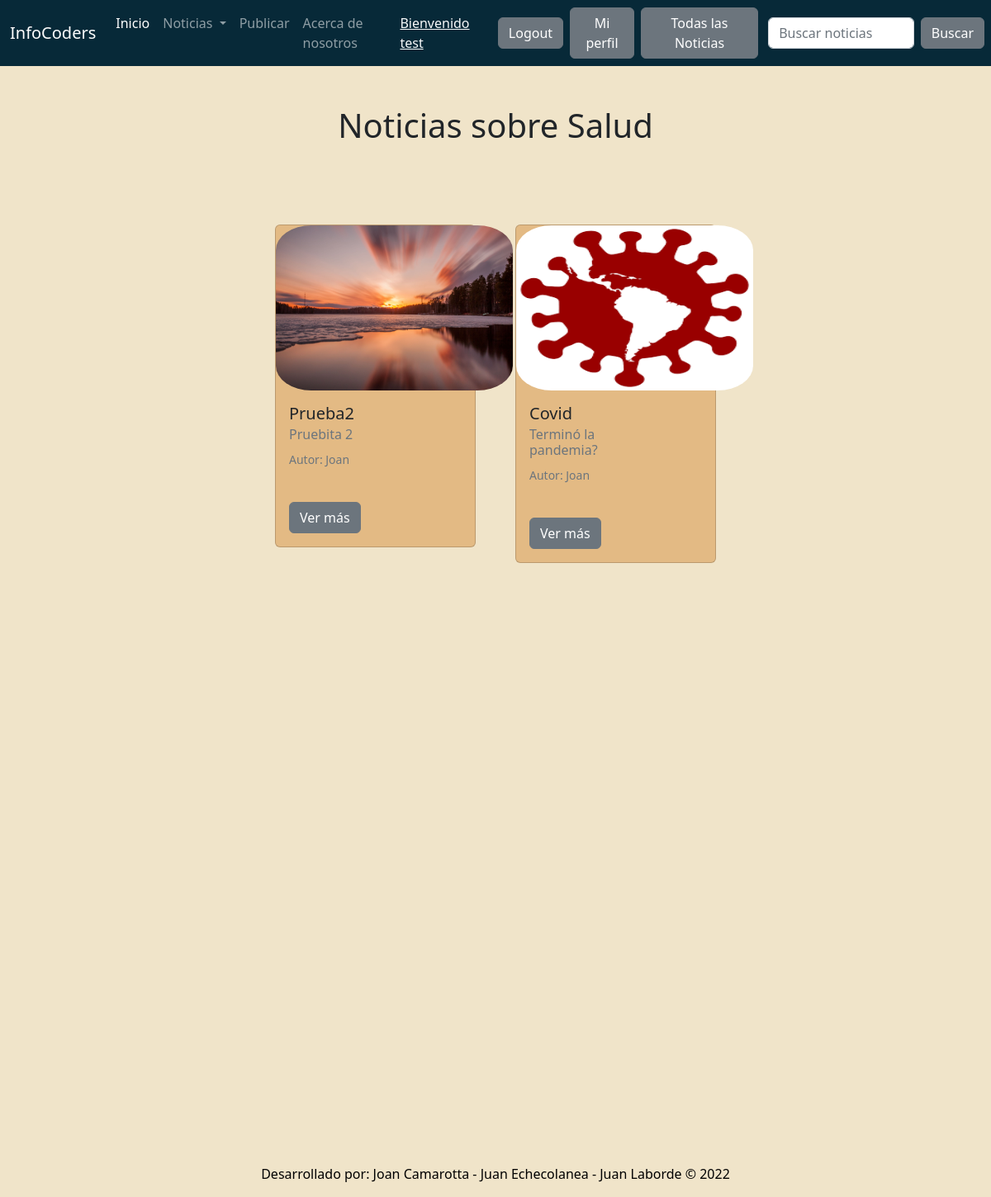
The page /noticias/salud/ (signed in) on the database its author committed.
### blog/models.py (models this page shows, shortened)
class Note(models.Model):
    title = models.CharField(max_length=100, blank=True, null=True)
    subtitle = models.CharField(max_length=100)
    author = models.CharField(max_length=50)
    publish_date = models.DateField(default=now)
    text = models.TextField(blank=True)
    category = models.ForeignKey('Categoria', on_delete=models.CASCADE, related_name='blog')
    image = models.ImageField(upload_to='note_image', blank = True, null = True)
    is_active = models.BooleanField(default=True, blank = True)
    class Meta:
        verbose_name = 'Nota'
        verbose_name_plural = 'Notas'

### blog/views.py (the view)
# urls.py: path('salud/', health_post, name = 'health_post'),
def health_post(request):
    health = Note.objects.filter(category_id = 2)
    context = {'health' : health}
    return render(request, 'health_post.html', context = context)

### templates/health_post.html (shortened to what this page needs)
{% extends 'base.html' %}
{% block content %}
<h1
class="fw-bopld text-center py-5">
Noticias sobre Salud
</h1>
<div class="container px-8 px-lg-7 mt-5">
    <div class="row gx-4 gx-lg-5 row-cols-2 row-cols-md-3 row-cols-xl-4 justify-content-center">
      {% for note in health %}
        <div class="col mb-5">
            <div class="card h-120" style="background-color:#e3ba84">
              {% if note.image %}
              <img class="card-img-top" src="{{note.image.url}}"style= "border-radius: 15%; border: 5px; width: 287px; height: 200px; position: relative;"/>
              {% endif %}
              <div class="col-md-8">
                <div class="card-body">
                  <h5 class="card-title">{{note.title}}</h5>
                  <h6 class="card-subtitle mb-2 text-muted">{{note.subtitle}}</h6>
                  <p class="card-text"><small class="text-muted">Autor: {{note.author}}</small></p>
                  <br>
                  <a href="/noticias/leer-noticia/{{note.id}}/" class="btn btn-secondary">Ver más</a>
      </div>
    </div>
  </div>
</div>
{% endfor %}
{% endblock %}

### templates/base.html (shortened to what this page needs)
<!doctype html>
<html lang="en">
  <head>
    <link href="https://cdn.jsdelivr.net/npm/bootstrap@5.2.0-beta1/dist/css/bootstrap.min.css" rel="stylesheet">
  </head>
  <body>
    {% load static %}
    <nav class="navbar navbar-expand-lg navbar-dark" style="background-color: #072938;">
        <div class="container-fluid">
          <a class="navbar-brand">InfoCoders</a>
          <div class="collapse navbar-collapse" id="navbarSupportedContent">
            <ul class="navbar-nav me-auto mb-2 mb-lg-0">
              <li class="nav-item">
                <a class="nav-link active" aria-current="page" href="/index/">Inicio</a>
              <li class="nav-item dropdown">
                <a class="nav-link dropdown-toggle" href="#" id="navbarDropdown" role="button" data-bs-toggle="dropdown" aria-expanded="false">
                  Noticias
                </a>
                {% if request.user.is_authenticated %}
                <li class="nav-item">
                  <a class="nav-link" href="/noticias/crear-nota/">Publicar</a>
                </li>
                {% endif %}
                  <li class="nav-item">
                    <a class="nav-link" href="/sobre-nosotros/">Acerca de nosotros</a>
                  </li>
                </div>
                  <ul class="navbar-nav me-auto mb-2 mb-lg-0">
                  <div class="collapse navbar-collapse" id="navbarSupportedContent">
                        {% if request.user.is_authenticated %}
                        <li class="nav-item">
                          <a class="text-light" style="margin-right: 1rem;">
                          <h7>Bienvenido {{request.user.username}} </h7></a>
                        </li>
                        <li class="nav-item">
                            <a class="btn btn-secondary me-2" href="/cuenta/cerrar-sesion/">Logout</a>
                        </li>
                        <li class="nav-item">
                          <a class="btn btn-secondary me-2" href="/cuenta/perfil/">Mi perfil</a>
                      </li>
                        <li class="nav-item">
                          <a class="btn btn-secondary" href="/noticias/todas-las-noticias/">Todas las Noticias</a>
                      </li>
                        {% endif %}
                      </ul>
          </div>
    <form class="d-flex" role="search" action="/noticias/buscar/" metod= "GET">
    <input class="form-control me-2" type = "text" placeholder = "Buscar noticias" name = 'search' aria-label = "Search">
    <button class="btn btn-secondary me-2" type="submit">Buscar</button>
  </form>
      </nav>
      {% block content %}
      {% endblock %}
    </div>
  </body>
  <footer>
    <br>
    <br>
    <br>
    <br>
    <br>
    <br>
    <br>
    <br>
    <br>
    <br>
    <br>
    <br>
    <br>
    <br>
    <br>
    <br>
    <br>
    <br>
    <br>
    <br>
    <br>
    <br>
    <br>
    <br>
    <br>
    <br>
    <br>
    <br>
    <div class="sticky-xxl-bottom m-2 text-center text-black">
      <p>Desarrollado por: Joan Camarotta - Juan Echecolanea - Juan Laborde &copy 2022</p>
      </div>
  </footer>
</html>

### templates/base.html (style rules this page uses)
body { background-color: #f0e4c9; margin: 0; }

### rows shown on the page
Note: image (picture), title "Prueba2", subtitle "Pruebita 2", author "Joan"
Note: image (picture), title "Covid", subtitle "Terminó la pandemia?", author "Joan"

### other values the page prints
{{ request.user.username }} "test"
